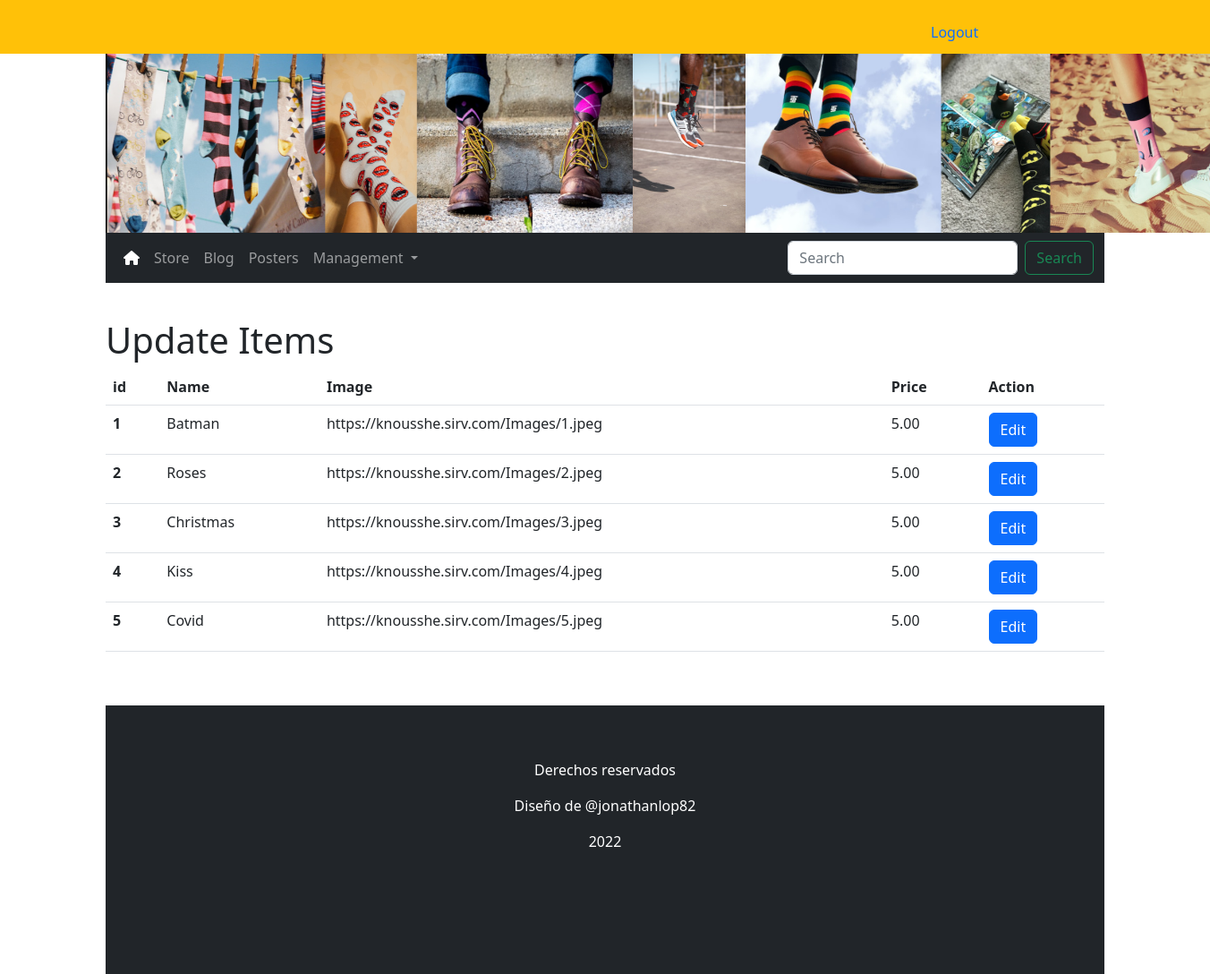
Page /update (signed in) on the committed database.
### app.py (models this page shows, shortened)
class Items(db.Model):
    id = db.Column(db.Integer, primary_key=True)
    name = db.Column(db.String(250), unique=True, nullable=False)
    image = db.Column(db.String(250), nullable=False)
    price = db.Column(db.Float, nullable=False)
    price_id = db.Column(db.String(250), nullable=False)

### app.py (the view)
@app.route('/update')
@login_required
def update():
    all_items = db.session.query(Items).all()
    total_items = len(all_items)
    return render_template('update.html', all_items=all_items)

### app.py (called while the page is built)
@login_manager.user_loader
def user_loader(user_id):
    return User.query.get(user_id)

### templates/update.html
{% extends 'base.html' %}
{% block main %}
<div class="container update-items">
    <h1>Update Items</h1>
    <table class="table">
        <thead>
          <tr>
            <th scope="col">id</th>
            <th scope="col">Name</th>
            <th scope="col">Image</th>
            <th scope="col">Price</th>
            <th scope="col">Action</th>
          </tr>
        </thead>
        <tbody>
        {% for item in all_items %}
          <tr>
            <th scope="row">{{ item.id }}</th>
            <td>{{ item.name }}</td>
            <td>{{ item.image }}</td>
            <td>{{ "%.2f"|format(item.price) }}</td>
            <td><a class="btn btn-primary" href="/update/{{ item.id }}" role="button">Edit</a></td>
          </tr>
          {% endfor %}
        </tbody>
      </table>
{% endblock %}

### templates/base.html (shortened to what this page needs)
<!DOCTYPE html>
<html lang="en">
<head>
    <link rel="stylesheet" href="{{ url_for('static', filename='css/styles.css') }}">
    <link href="https://cdn.jsdelivr.net/npm/bootstrap@5.2.1/dist/css/bootstrap.min.css" rel="stylesheet">
</head>
<body>
    <div class="top">
      <div class="row">
        <div class="col-9">
        </div>
        <div class="col-3">
          <ul class="nav nav-pills">
            {% if current_user.is_authenticated %}
            <li class="nav-item">
              <a class="nav-link"  href="{{ url_for('logout') }}" role="button">Logout</a>
            </li>
            {% else %}
            <li class="nav-item">
              <a class="nav-link"  href="{{ url_for('login') }}" role="button">Login</a>
            </li>
            {% endif %}
          </ul>
        </div>
      </div>
    </div>
    <div class="container header">
        <img width="1300" height="200" src="{{ url_for('static', filename='img/banner.png') }}" alt="">
    </div>
    <div class="container menu">
        <nav class="navbar navbar-dark navbar-expand-lg bg-dark">
            <div class="container-fluid">
              <div class="collapse navbar-collapse" id="navbarSupportedContent">
                <ul class="navbar-nav me-auto mb-2 mb-lg-0">
                  <li class="nav-item">
                    <a class="nav-link active" aria-current="page" href="{{ url_for("index") }}"><i class="fa-solid fa-house"></i></a>
                  </li>
                  <li class="nav-item">
                    <a class="nav-link" href="{{ url_for("store") }}">Store</a>
                  </li>
                  <li class="nav-item">
                    <a class="nav-link" href="#">Blog</a>
                  </li>
                  <li class="nav-item">
                    <a class="nav-link" href="#">Posters</a>
                  </li>
                  {% if current_user.is_authenticated %}
                  <li class="nav-item dropdown">
                    <a class="nav-link dropdown-toggle" href="#" role="button" data-bs-toggle="dropdown" aria-expanded="false">
                      Management
                    </a>
                  </li>
                  {% endif %}
                </ul>
                <form class="d-flex" role="search">
                  <input class="form-control me-2" type="search" placeholder="Search" aria-label="Search">
                  <button class="btn btn-outline-success" type="submit">Search</button>
                </form>
              </div>
            </div>
          </nav>
    </div>
    {% block main %}
    {% endblock %}
  <div class="footer text-center">
    <p>Derechos reservados</p>
    <p>Diseño de @jonathanlop82</p>
    <p>2022</p>
  </div>
</body>
</html>

### static/css/styles.css (style rules this page uses)
.top { background-color: #FFC108; height: 60px; padding: 1rem; }
.header { margin: 0px; padding: 0px; }
.footer { background-color: #212529; height: 300px; margin-top: 60px; padding-top: 60px; color: white; }
.update-items { margin-top: 40px; }

### rows in the picture
Items: id "1", name "Batman", image "https://knousshe.sirv.com/Images/1.jpeg", price "5.00"
Items: id "2", name "Roses", image "https://knousshe.sirv.com/Images/2.jpeg", price "5.00"
Items: id "3", name "Christmas", image "https://knousshe.sirv.com/Images/3.jpeg", price "5.00"
Items: id "4", name "Kiss", image "https://knousshe.sirv.com/Images/4.jpeg", price "5.00"
Items: id "5", name "Covid", image "https://knousshe.sirv.com/Images/5.jpeg", price "5.00"
